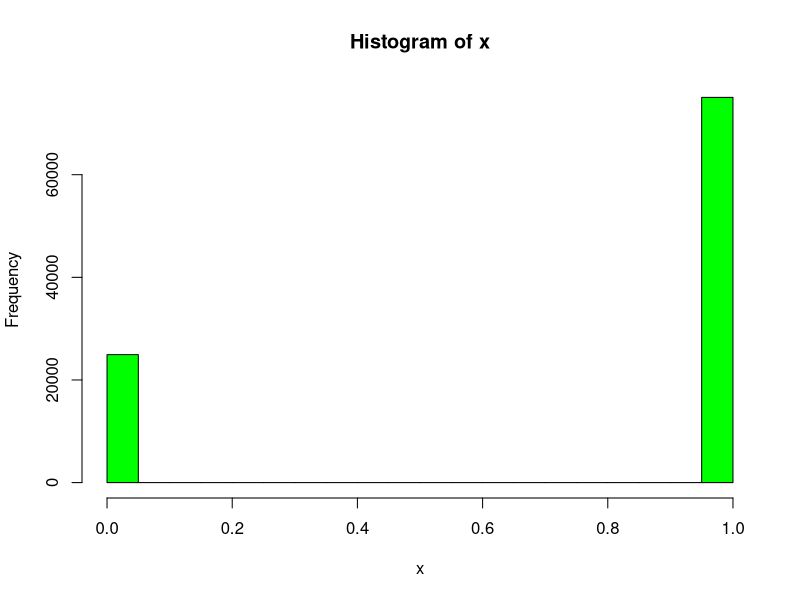
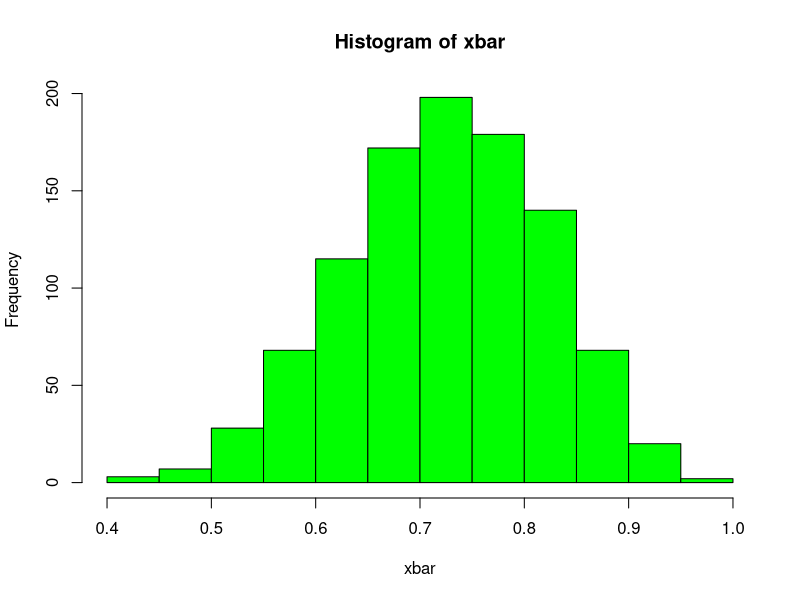
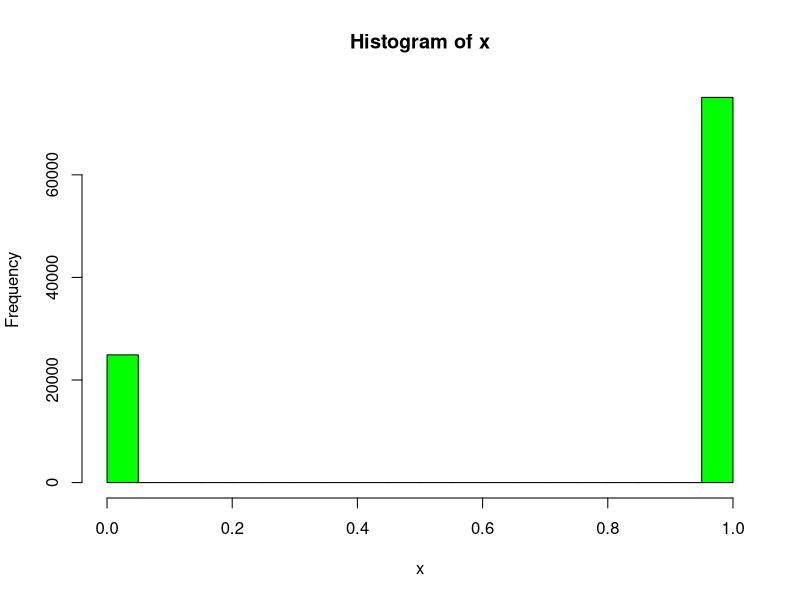
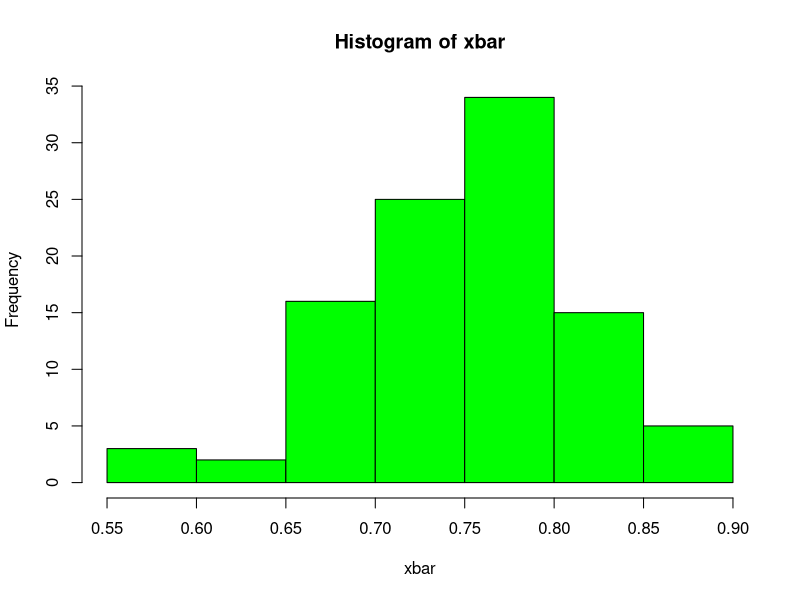

The R source for these figures, in order:
## ---- chunk 1
x <- rbinom(100000,1,0.75)
xbar <- NULL
for (i in 1 : 1000) xbar <- c(xbar, mean(sample(x,20)))
mean(x)
mean(xbar)
quantile(xbar, c(0.025, 0.975))
## ---- chunk 2
hist(x, col = "green")
hist(xbar, col="green")
## ---- chunk 3
x <- rbinom(100000,1,0.75)
xbar <- NULL
for (i in 1 : 100) xbar <- c(xbar, mean(sample(x,50)))
mean(x)
mean(xbar)
quantile(xbar, c(0.025, 0.975))
## ---- chunk 4
hist(x, col = "green")
hist(xbar, col="green")
